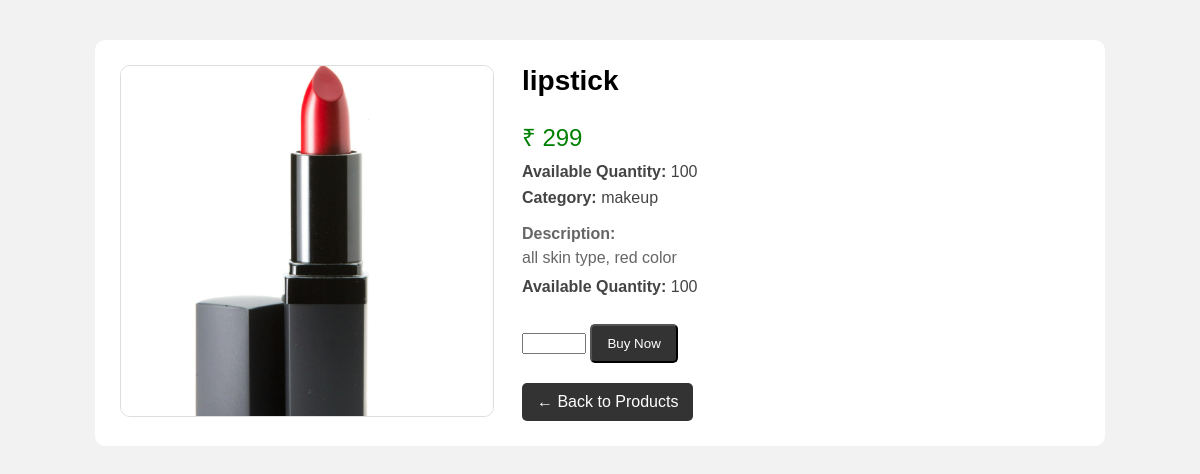
The app's page /products/product_detail/1/ with its own data.
### sampleapp/models.py (models this page shows, shortened)
class product(models.Model):
    product_name = models.CharField(max_length=100)
    product_price = models.IntegerField()
    product_quantity = models.IntegerField()
    image = models.ImageField()
    category = models.ForeignKey(Category, on_delete=models.CASCADE)
    sub_category = models.ForeignKey(SubCategory, on_delete=models.CASCADE, null=True, blank=True)
    sub_sub_category = models.ForeignKey(Subsubcategory, on_delete=models.CASCADE, null=True, blank=True)
    hair_type = models.CharField(max_length=50, blank=True, null=True)
    hair_color = models.CharField(max_length=50, blank=True, null=True)
    description = models.CharField(max_length=200, blank=True, null=True)

class Category(models.Model):
    name = models.CharField(max_length=100)

### sampleapp/views.py (the view, shortened to what this page needs)
# urls.py: path('products/product_detail/<int:pk>/', views.product_detail, name='product_detail'),
def product_detail(request, pk):
    item = get_object_or_404(product, pk=pk)
    message = None
    return render(request, 'product_detail.html', {
        'item': item,
        'message': message
    })

### templates/product_detail.html (shortened to what this page needs)
<!DOCTYPE html>
<html lang="en">
<head>
</head>
<body>
<div class="container">
    <div class="image-box">
        {% if item.image %}
            <img src="{{ item.image.url }}" alt="{{ item.product_name }}">
        {% else %}
            <img src="https://via.placeholder.com/300" alt="No Image">
        {% endif %}
    </div>
    <div class="details">
        <h2>{{ item.product_name }}</h2>
        <div class="price">
            ₹ {{ item.product_price }}
        </div>
        <div class="info">
    <strong>Available Quantity:</strong> {{ item.product_quantity }}
</div>
        <div class="info">
            <strong>Category:</strong> {{ item.category.name }}
        </div>
       <div class="desc">
    <strong>Description:</strong><br>
    {{ item.description }}
</div>
<form method="POST">
    <div class="info">
        <strong>Available Quantity:</strong> {{ item.product_quantity }}
    </div>
    <input type="number" name="quantity" min="1" max="{{ item.product_quantity }}" required>
    {% if item.product_quantity > 0 %}
        <button type="submit" class="btn">Buy Now</button>
    {% else %}
        <p style="color:red;">Out of Stock</p>
    {% endif %}
</form>
<a href="/product/" class="btn">← Back to Products</a>
    </div>
</div>
</body>
</html>

### templates/product_detail.html (style rules this page uses)
body { font-family: Arial, sans-serif; background: #f2f2f2; margin: 0; padding: 0; }
.container { width: 80%; margin: 40px auto; background: #fff; padding: 25px; border-radius: 10px; display: flex; gap: 30px; }
.image-box { width: 40%; }
.image-box img { width: 100%; height: 350px; object-fit: cover; border-radius: 10px; border: 1px solid #ddd; }
.details { width: 60%; }
.details h2 { margin-top: 0; font-size: 28px; }
.price { font-size: 24px; color: green; margin: 10px 0; }
.info { margin: 8px 0; color: #444; }
.desc { margin-top: 15px; color: #666; line-height: 1.5; }
.btn { display: inline-block; margin-top: 20px; padding: 10px 15px; background: #333; color: white; text-decoration: none; border-radius: 5px; }

### records on screen
product: image (picture), product_name "lipstick", product_price "299", product_quantity "100", category.name "makeup", description "all skin type, red color"
